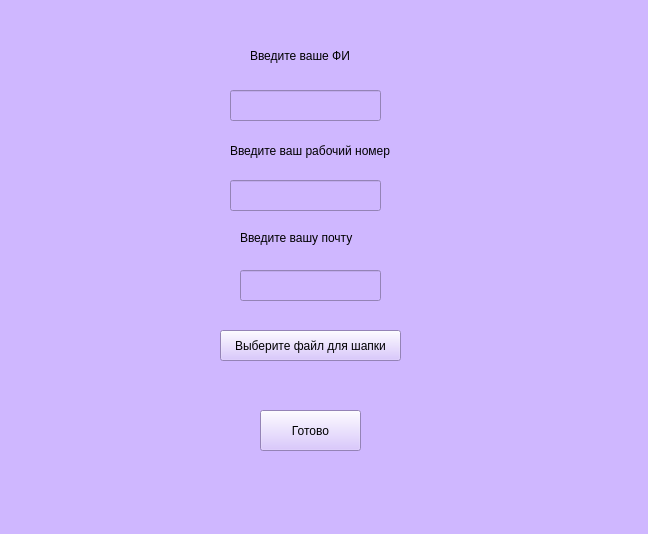
<?xml version="1.0" encoding="UTF-8"?>
<ui version="4.0">
 <class>MainWindow</class>
 <widget class="QMainWindow" name="MainWindow">
  <property name="geometry">
   <rect>
    <x>0</x>
    <y>0</y>
    <width>648</width>
    <height>534</height>
   </rect>
  </property>
  <property name="windowTitle">
   <string>MainWindow</string>
  </property>
  <property name="styleSheet">
   <string notr="true">background-color: rgb(207, 183, 255);</string>
  </property>
  <widget class="QWidget" name="centralwidget">
   <widget class="QLineEdit" name="lineEdit">
    <property name="geometry">
     <rect>
      <x>230</x>
      <y>180</y>
      <width>151</width>
      <height>31</height>
     </rect>
    </property>
   </widget>
   <widget class="QLineEdit" name="lineEdit_2">
    <property name="geometry">
     <rect>
      <x>240</x>
      <y>270</y>
      <width>141</width>
      <height>31</height>
     </rect>
    </property>
   </widget>
   <widget class="QPushButton" name="pushButton">
    <property name="geometry">
     <rect>
      <x>260</x>
      <y>410</y>
      <width>101</width>
      <height>41</height>
     </rect>
    </property>
    <property name="text">
     <string>Готово</string>
    </property>
   </widget>
   <widget class="QLineEdit" name="lineEdit_3">
    <property name="geometry">
     <rect>
      <x>230</x>
      <y>90</y>
      <width>151</width>
      <height>31</height>
     </rect>
    </property>
   </widget>
   <widget class="QPushButton" name="pushButton_2">
    <property name="geometry">
     <rect>
      <x>220</x>
      <y>330</y>
      <width>181</width>
      <height>31</height>
     </rect>
    </property>
    <property name="text">
     <string>Выберите файл для шапки</string>
    </property>
   </widget>
   <widget class="QLabel" name="label">
    <property name="geometry">
     <rect>
      <x>250</x>
      <y>40</y>
      <width>121</width>
      <height>31</height>
     </rect>
    </property>
    <property name="text">
     <string>Введите ваше ФИ</string>
    </property>
   </widget>
   <widget class="QLabel" name="label_2">
    <property name="geometry">
     <rect>
      <x>230</x>
      <y>130</y>
      <width>181</width>
      <height>41</height>
     </rect>
    </property>
    <property name="text">
     <string>Введите ваш рабочий номер</string>
    </property>
   </widget>
   <widget class="QLabel" name="label_3">
    <property name="geometry">
     <rect>
      <x>240</x>
      <y>230</y>
      <width>131</width>
      <height>16</height>
     </rect>
    </property>
    <property name="text">
     <string>Введите вашу почту</string>
    </property>
   </widget>
  </widget>
 </widget>
 <resources/>
 <connections/>
</ui>
